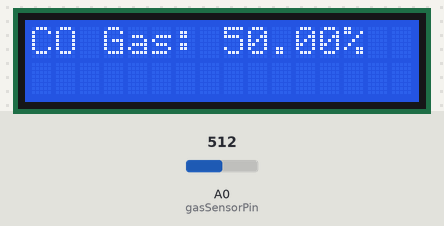
A sketch run on a simulated Arduino Uno, built with avr-gcc and run on an emulated ATmega328P. On the bench: 16×2 character LCD. The inputs (shaded band) are chosen by the test bench; at power-on: A0 (gasSensorPin) = 512.

Above: at 3.2 s.
3.3 s: A0 (gasSensorPin) set to 716
At 5.2 s:
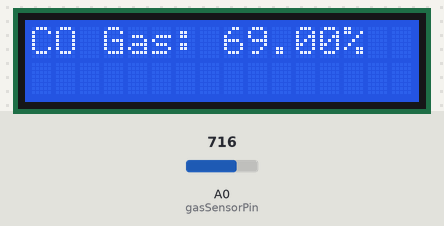
5.5 s: A0 (gasSensorPin) set to 900
At 7.2 s:
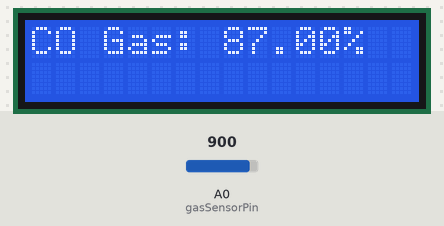
7.5 s: A0 (gasSensorPin) set to 1023
At 9.2 s:
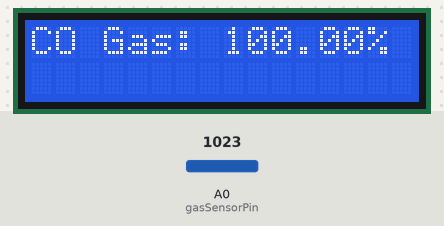
Timing chart, 0 to 10.7 s (numbered marks = the images above; inputs shaded):
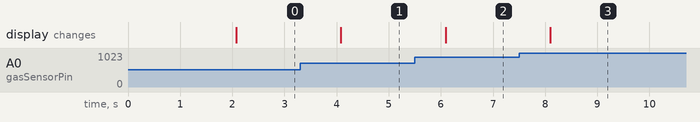

Measured:
- after the input at 3.3 s, the display: changes after 0.78 s (image 1)
- after the input at 5.5 s, the display: changes after 0.59 s (image 2)
- after the input at 7.5 s, the display: changes after 0.60 s (image 3)

The sketch:

gas_sensor_lcd.ino
```cpp
#include <LiquidCrystal.h> // Include the LCD library

// Pin setup for the LCD: RS, E, D4, D5, D6, D7
LiquidCrystal lcd(12, 11, 5, 4, 3, 2);

// MQ Gas Sensor Pin
int gasSensorPin = A0; // The sensor is connected to analog pin A0

// Variables for gas concentration
int sensorValue = 0;
float gasConcentration = 0.0;

void setup() {
lcd.begin(16, 2); // Initialize the 16x2 LCD
lcd.setCursor(0, 0); // Set cursor to the first row
lcd.print("Gas Monitoring"); // Display message on Row 1
lcd.setCursor(0, 1); // Set cursor to the second row
lcd.print("Hobitronics System"); // Display message on Row 2
// Wait for a moment to display the welcome message
delay(2000); // Wait for 2 seconds
}

void loop() {
// Read the analog value from the gas sensor
sensorValue = analogRead(gasSensorPin);

// Map the sensor value to a percentage of gas concentration (0-100%)
gasConcentration = (float)map(sensorValue, 0, 1023, 0, 100);

// Clear the LCD display for new data
lcd.clear();

// Display the gas concentration on the LCD
lcd.setCursor(0, 0); // Set cursor to the first row
lcd.print("CO Gas: ");
lcd.print(gasConcentration);
lcd.print("%");
// Wait for 1 second before updating the display
delay(1000); // Update every 1 second
}
```
